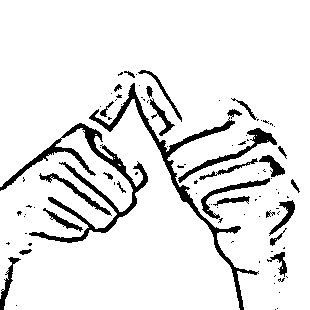
#> input picture dataSet/testingData/A/105.jpg, 310 x 310 px
$ python -i image_processing.py   (imports and definitions only)
#> lines starting #> are read from the running program, lines starting #| are printed output that depends on the picture; after the words box and inside, x2 and y2 are one past the last pixel; in counts of white or black regions, pixels touching at a corner belong together
# Import necessary libraries
import numpy as np
import cv2

# Set a minimum value for thresholding
minValue = 70

# Define a function named 'func' that takes a file path as an argument
def func(path):
    # Read an image from the specified file path
#> called with path = 'dataSet/testingData/A/105.jpg'
    frame = cv2.imread(path)
#> frame is the input picture: shape (310, 310, 3); min 0, max 255, mean 230.6

    # Convert the image to grayscale
    gray = cv2.cvtColor(frame, cv2.COLOR_BGR2GRAY)

    # Apply Gaussian blur to the grayscale image
    blur = cv2.GaussianBlur(gray, (5, 5), 2)
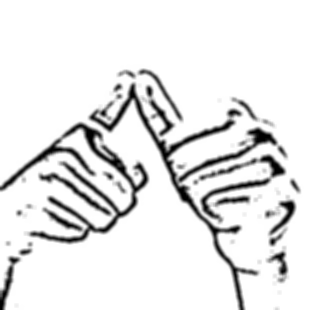
#> blur: shape (310, 310); min 0, max 255, mean 230.6

    # Apply adaptive thresholding to the blurred image
    th3 = cv2.adaptiveThreshold(blur, 255, cv2.ADAPTIVE_THRESH_GAUSSIAN_C, cv2.THRESH_BINARY_INV, 11, 2)
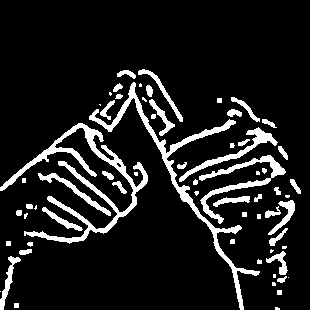
#> th3: shape (310, 310); 11.5% white; 65 white regions (17 under 20 px), largest, box (x1, y1, x2, y2) and area: (0, 123, 148, 244) 2854, (89, 82, 260, 310) 2311, (199, 155, 286, 224) 1042

    # Apply thresholding using Otsu's method to the result of adaptive thresholding
    ret, res = cv2.threshold(th3, minValue, 255, cv2.THRESH_BINARY_INV + cv2.THRESH_OTSU)
#> ret = 0

    # Return the resulting image after thresholding
    return res

>>> result = func('dataSet/testingData/A/105.jpg')

$ run again, on dataSet/testingData/A/6.jpg
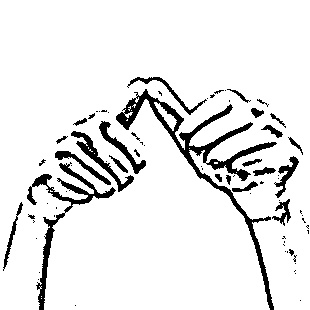
#> input picture dataSet/testingData/A/6.jpg, 310 x 310 px
#> in func, frame is the input picture: shape (310, 310, 3); min 0, max 255, mean 232.2
#> in func, `blur = cv2.GaussianBlur(gray, (5, 5), 2)`:
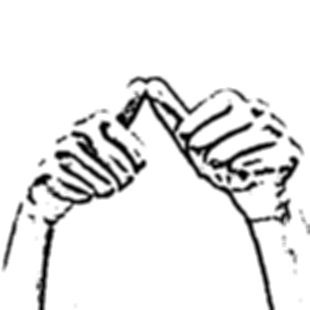
#> blur: shape (310, 310); min 0, max 255, mean 232.2
#> in func, `th3 = cv2.adaptiveThreshold(blur, 255, cv2.ADAPTIVE_THRESH_GAUSSIAN_C,..`:
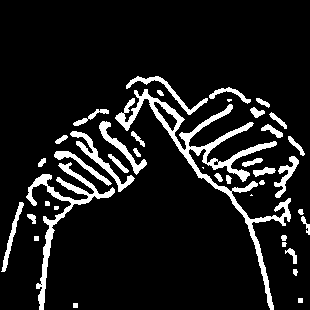
#> th3: shape (310, 310); 10.4% white; 41 white regions (4 under 20 px), largest, box (x1, y1, x2, y2) and area: (115, 89, 291, 310) 3768, (26, 162, 115, 310) 1731, (70, 131, 135, 192) 603
#> ret = 0

$ run again, on dataSet/testingData/A/60.jpg
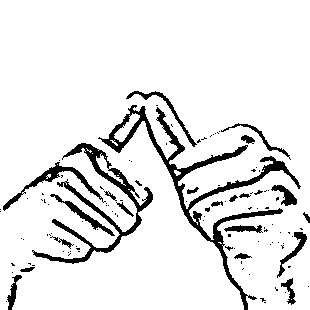
#> input picture dataSet/testingData/A/60.jpg, 310 x 310 px
#> in func, frame is the input picture: shape (310, 310, 3); min 0, max 255, mean 230.3
#> in func, `blur = cv2.GaussianBlur(gray, (5, 5), 2)`:
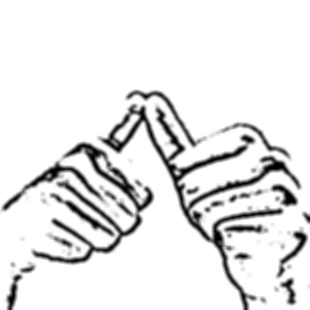
#> blur: shape (310, 310); min 0, max 255, mean 230.3
#> in func, `th3 = cv2.adaptiveThreshold(blur, 255, cv2.ADAPTIVE_THRESH_GAUSSIAN_C,..`:
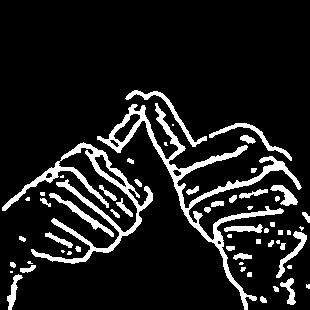
#> th3: shape (310, 310); 11.5% white; 59 white regions (17 under 20 px), largest, box (x1, y1, x2, y2) and area: (97, 103, 302, 310) 3873, (2, 142, 153, 264) 2979, (125, 90, 207, 147) 492
#> ret = 0
